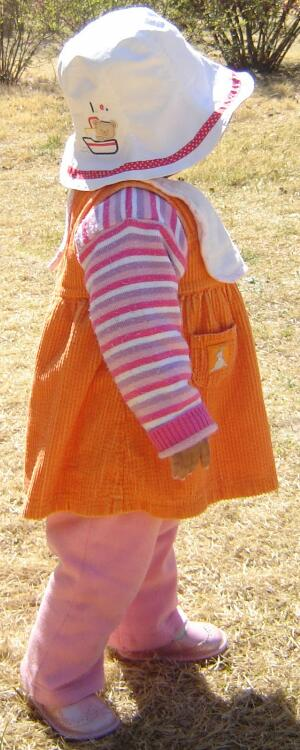
#> input picture zyl.jpg, 300 x 750 px
$ python pc002_PicFile.py
#> lines starting #> are read from the running program, lines starting #| are printed output that depends on the picture; long printed decimals are rounded
import cv2
import numpy as np

class PicFileClass:
    __FileName = ''
    __Img = []
    def __init__(self, fileName):
#> called with fileName = 'zyl.jpg'
        self.__FileName = fileName
        self.__Img = cv2.imread(fileName)
        return
    #获取整个图片的HSV平均
    def HSVEven(self):
        imgHSV = cv2.cvtColor(self.__Img,cv2.COLOR_HSV2BGR)
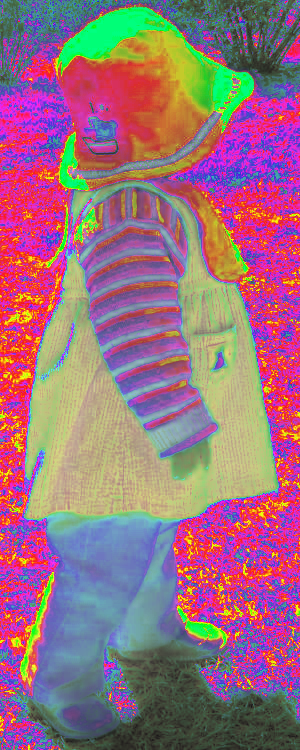
#> imgHSV: shape (750, 300, 3); mean B, G, R 126.5, 111.1, 154.2
        #三维数组对第0轴求两次平均，就成功变成三个数的全局平均了。
        x0 = np.mean(imgHSV,axis=0)
#> x0 = 300 rows, first 8: [114.9, 73.01, 195.8], [120.7, 71.63, 196.3], [116.9, 71.09, 196], [117.4, 67.99, 194.3], [119.1, 69.65, 196.3], [122.1, 72.06, 193.8], [127.2, 69.67, 192.4], [123.3, 70.19, 195.1]
        x00 = np.mean(x0,axis=0)
#> x00 = [126.5, 111.1, 154.2]
        return x00

hclass = PicFileClass("zyl.jpg")

outEven = hclass.HSVEven()
#> outEven = [126.5, 111.1, 154.2]
print(outEven)
#| [126.500 111.144 154.154]

$ run again, with imori.jpg copied over zyl.jpg
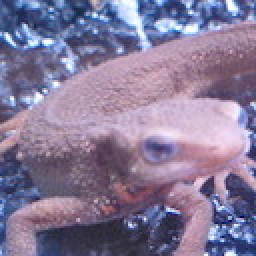
#> input picture imori.jpg, 128 x 128 px (shown 2 times larger)
#> in HSVEven, `imgHSV = cv2.cvtColor(self.__Img,cv2.COLOR_HSV2BGR)`:
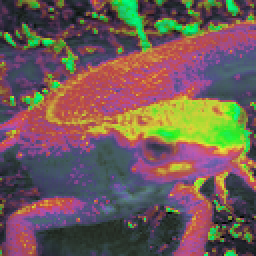
#> imgHSV: shape (128, 128, 3) (shown 2 times larger); mean B, G, R 86.6, 90.9, 111.8
#> x0 = 128 rows, first 8: [75.3, 67.35, 84.35], [75.55, 61.91, 85.99], [75.7, 61.35, 82.96], [82.65, 64.63, 86.63], [86.4, 65.29, 89.86], [85.72, 70.23, 89.33], [87.4, 71.15, 87.92], [89.96, 66.84, 94.83]
#> x00 = [86.6, 90.93, 111.8]
#| [ 86.600  90.927 111.758]
